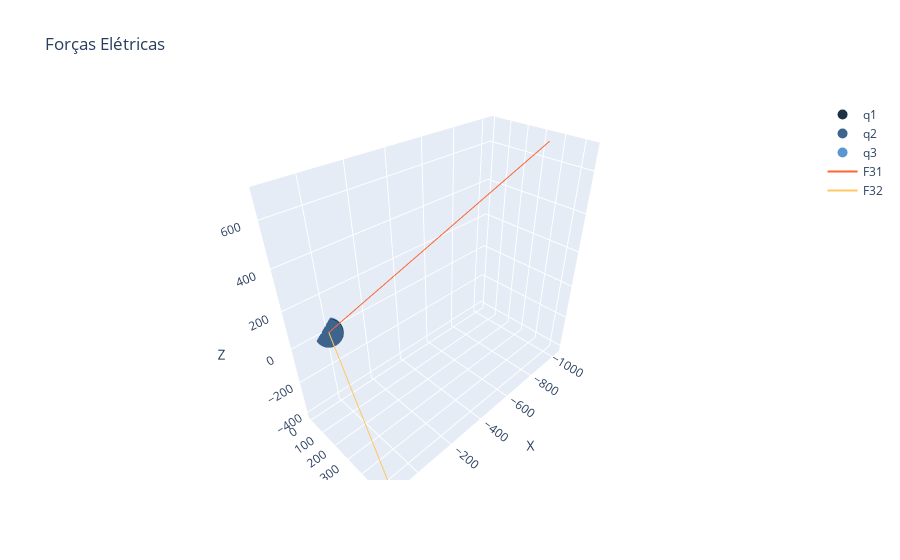

Notebook code cell kept with this figure:
### Code cell
import numpy as np
import plotly.graph_objs as go


def calcular_forca_electrica(q1, q2, x1, y1, z1, x2, y2, z2):
    """Calcula a força elétrica entre duas cargas."""
    k = 8.99e9  # Constante eletrostática em N.m^2/C^2

    # Calcula a distância entre as cargas
    r = np.sqrt((x2 - x1) ** 2 + (y2 - y1) ** 2 + (z2 - z1) ** 2)

    # Calcula o vetor posição
    r_vec = np.array([x2 - x1, y2 - y1, z2 - z1])

    # Calcula a força elétrica
    F = k * (q1 * q2) / r**2

    # Calcula o vetor força
    F_vec = (F * r_vec) / r

    return F_vec


def plotar_vetores(coordenadas, q1, q2):
    """Plota os vetores força no espaço tridimensional."""
    fig = go.Figure()

    for i, (x, y, z) in enumerate(coordenadas, start=1):
        nome_carga = f"q{i}"
        cor = f"rgb({30 * i}, {50 * i}, {70 * i})"
        fig.add_trace(
            go.Scatter3d(
                x=[x],
                y=[y],
                z=[z],
                mode="markers",
                name=nome_carga,
                marker=dict(size=10, color=cor),
                text=nome_carga,
            )
        )

    for i, (x, y, z) in enumerate(coordenadas[1:], start=1):
        F_vec = calcular_forca_electrica(
            q1, q2, coordenadas[0][0], coordenadas[0][1], coordenadas[0][2], x, y, z
        )
        fig.add_trace(
            go.Scatter3d(
                x=[coordenadas[0][0], coordenadas[0][0] + F_vec[0]],
                y=[coordenadas[0][1], coordenadas[0][1] + F_vec[1]],
                z=[coordenadas[0][2], coordenadas[0][2] + F_vec[2]],
                mode="lines",
                name=f"F{3}{i}",
                marker=dict(size=2),
                line=dict(color=f"rgb({255 * i}, {100 * i}, {50 * i})"),
            )
        )

    fig.update_layout(
        scene=dict(xaxis_title="X", yaxis_title="Y", zaxis_title="Z"),
        title="Forças Elétricas",
    )
    fig.show()


# Exemplo de uso
coordenadas = np.array([[0, 3, 1], [3, 2, -1], [-1, -1, 4]])
q1 = 1e-3  # 1 mC
q2 = -2e-3  # -2 mC

plotar_vetores(coordenadas, q1, q2)


def calcular_forcas_eletricas(q1, q2, coordenadas, k=8.9875e9):
    """Calcula as forças elétricas entre a carga q3 e as outras cargas."""
    forca_total = np.zeros(3)  # Vetor para armazenar a força total sobre q3
    for i in range(1, len(coordenadas)):
        x1, y1, z1 = coordenadas[0]
        x2, y2, z2 = coordenadas[i]

        # Calcula a distância entre as cargas
        r = np.sqrt((x2 - x1) ** 2 + (y2 - y1) ** 2 + (z2 - z1) ** 2)

        # Calcula o vetor posição
        r_vec = np.array([x2 - x1, y2 - y1, z2 - z1])

        # Calcula a força elétrica
        F = k * (q1 * q2) / r**2

        # Calcula o vetor força
        F_vec = (F * r_vec) / r

        forca_total += F_vec

    return forca_total


# Exemplo de uso
forca_total = calcular_forcas_eletricas(q1, q2, coordenadas)
print("Força elétrica total sobre q3:", forca_total)

calcular_forca_electrica(q1, q2, coordenadas[0][0], coordenadas[0][1], coordenadas[0][2], coordenadas[1][0], coordenadas[1][1], coordenadas[1][2])

### Figure 1 — Plotly figure (JSON) as saved in the notebook; plotly's stock layout.template omitted (floating-point values rounded to 4 significant figures)
{"data": [{"marker": {"color": "rgb(30, 50, 70)", "size": 10}, "mode": "markers", "name": "q1", "text": "q1", "type": "scatter3d", "x": [0], "y": [3], "z": [1]}, {"marker": {"color": "rgb(60, 100, 140)", "size": 10}, "mode": "markers", "name": "q2", "text": "q2", "type": "scatter3d", "x": [3], "y": [2], "z": [-1]}, {"marker": {"color": "rgb(90, 150, 210)", "size": 10}, "mode": "markers", "name": "q3", "text": "q3", "type": "scatter3d", "x": [-1], "y": [-1], "z": [4]}, {"line": {"color": "rgb(255, 100, 50)"}, "marker": {"size": 2}, "mode": "lines", "name": "F31", "type": "scatter3d", "x": [0, -1030.0], "y": [3, 346.2], "z": [1, 687.5]}, {"line": {"color": "rgb(510, 200, 100)"}, "marker": {"size": 2}, "mode": "lines", "name": "F32", "type": "scatter3d", "x": [0, 135.6], "y": [3, 545.5], "z": [1, -405.9]}], "layout": {"scene": {"xaxis": {"title": {"text": "X"}}, "yaxis": {"title": {"text": "Y"}}, "zaxis": {"title": {"text": "Z"}}}, "title": {"text": "Forças Elétricas"}}}
